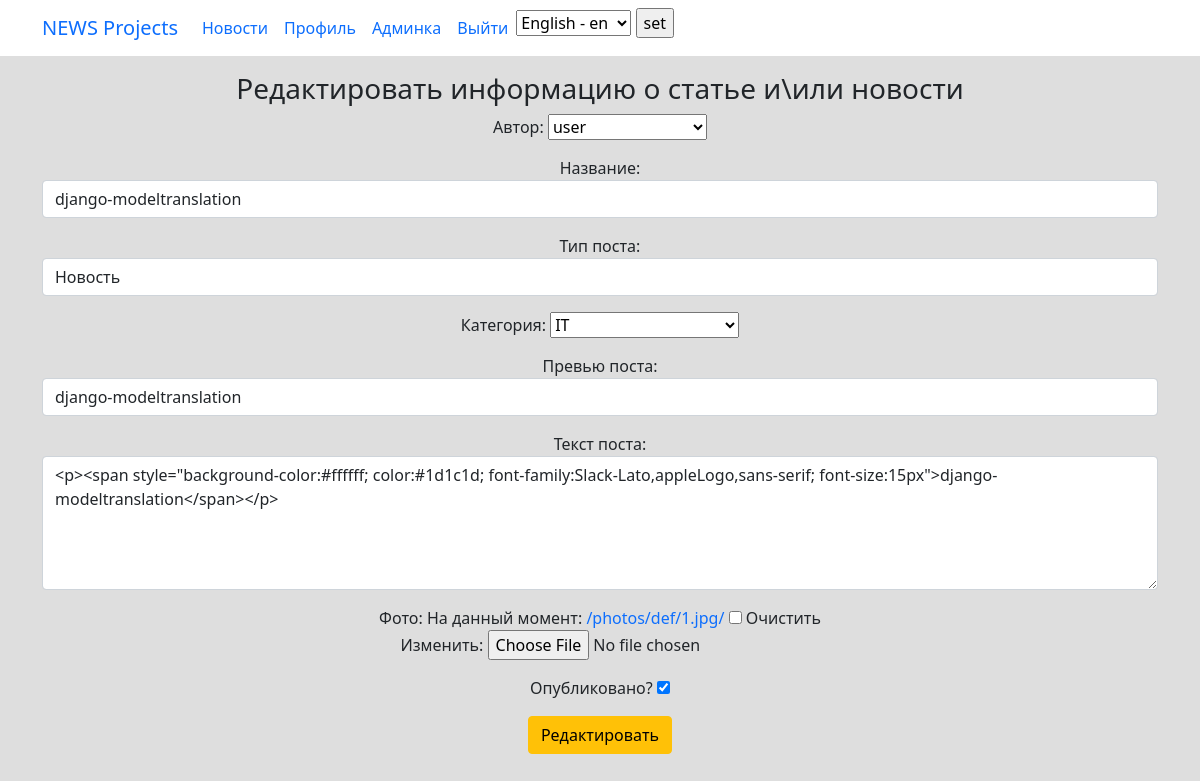
The page /news/206/edit/ (signed in) on the database its author committed.
### news/models.py (models this page shows, shortened)
class Post(models.Model):
    PostAuthor = models.ForeignKey(Author, on_delete=models.CASCADE, verbose_name='Автор поста')
    PostNews = 'PN'
    PostArticle = 'PA'
    POSITIONS = [
        (PostArticle, 'Статья'),
        (PostNews, 'Новость'),
    ]
    postCategory = models.ManyToManyField(Category, verbose_name='Категория поста',  through='PostCategory')
    title = models.CharField(max_length=50, verbose_name='Название')
    positions = models.CharField(max_length=2, choices=POSITIONS, default=PostArticle, verbose_name='Тип поста')
    category_id = models.ForeignKey(Category, verbose_name='Категория', null=True, on_delete=models.CASCADE, related_name='category_id')
    data = models.DateTimeField(auto_now_add=True, verbose_name='Дата создания')
    data_update = models.DateTimeField(auto_now=True, verbose_name='Дата редактирования')
    photo = models.ImageField(upload_to='photos/%Y/%m/%d/', verbose_name='Фото', blank=True, default='/photos/def/1.jpg/')
    previewName = models.CharField(max_length=128, verbose_name='Превью поста')
    text = RichTextField(blank=True, null=True, verbose_name='Текст поста')
    rating = models.SmallIntegerField(default=0, verbose_name='Рейтинг')
    public = models.BooleanField(default=True, verbose_name='Опубликовано')
    comments = GenericRelation(Comment)
    class Meta:
        verbose_name = 'Пост'
        verbose_name_plural = 'Посты'

### news/views.py (the view)
# urls.py: path('<int:pk>/edit/', newsUpdate.as_view(), name='news_update'),
class newsUpdate(LoginRequiredMixin, PermissionRequiredMixin, UpdateView):
    model = Post
    template_name = 'news/news_update.html'
    form_class = NewsForm
    permission_required = 'news.change_post'
    def get_object(self, **kwargs):
        id = self.kwargs.get('pk')
        return Post.objects.get(pk=id)

### news/forms.py
class NewsForm(ModelForm):
    public = BooleanField(label='Опубликовано?', initial=True, required=False)
    category_id = ModelChoiceField(queryset=Category.objects.all(), label='Категория', empty_label='Выберите категорию')
    PostAuthor = ModelChoiceField(queryset=Author.objects.all(), label='Автор', empty_label='Выберите автора')
    class Meta:
        model = Post
        fields = [
            'PostAuthor',
            'title',
            'positions',
            'category_id',
            'previewName',
            'text',
            'photo',
            'public'
        ]
        widgets = {
            'PostAuthor': forms.Select(attrs={'class': 'form-control'}),
            'title': forms.TextInput(attrs={'class': 'form-control'}),
            'positions': forms.Select(attrs={'class': 'form-control'}),
            'category_id': forms.Select(attrs={'class': 'form-control'}),
            'previewName': forms.TextInput(attrs={'class': 'form-control'}),
            'text': forms.Textarea(attrs={'class': 'form-control', 'rows': 5}),
        }

### news/models.py (called while the page is built)
    def __str__(self):
        return str(self.authorUser)

    def __str__(self):
        return self.category_name

### templates/news/news_update.html (shortened to what this page needs)
{% extends 'flatpages/base.html' %}
{% load custom_filters %}
{% block content %}
<div style="text-align: center">
    <h3>Редактировать информацию о статье и\или новости</h3>
    <form method="POST" enctype="multipart/form-data">
        <div>
            {{ form.as_p }}
        </div>
        <input type="submit" class="btn btn-warning" value="Редактировать">
    </form>
</div>
{% endblock content %}

### rows shown on the page
Post: PostAuthor "user", title "django-modeltranslation", positions "Новость", category_id "IT", previewName "django-modeltranslation", text "<p><span style=\"background-color:#ffffff; color:#1d1c1d; font-family:Slack-Lato,appleLogo,sans-serif; font-size:15px\">django-modeltranslation</span></p>", public "☑"

### other values the page prints
form field language "English - en"
